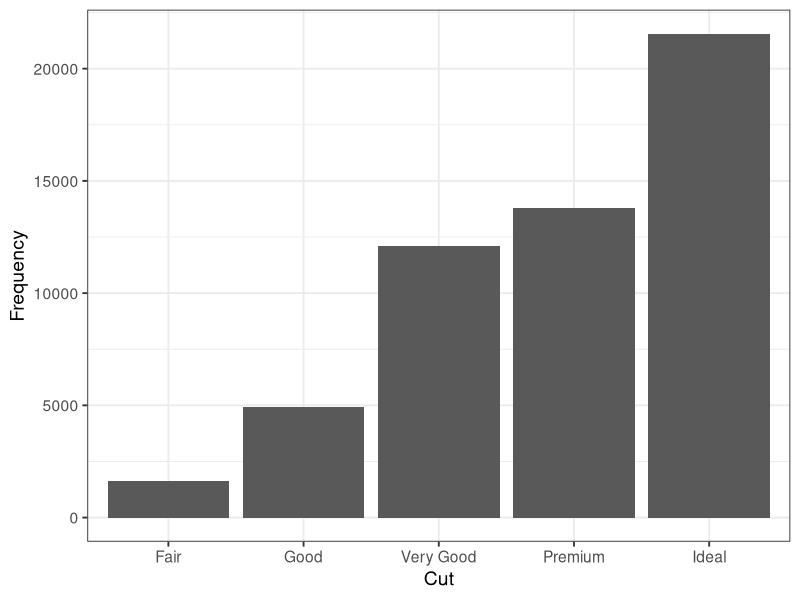
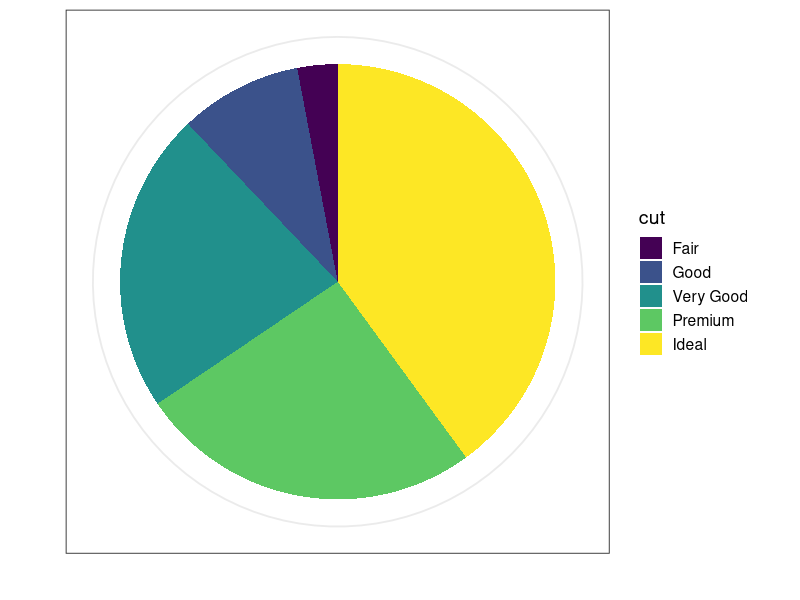
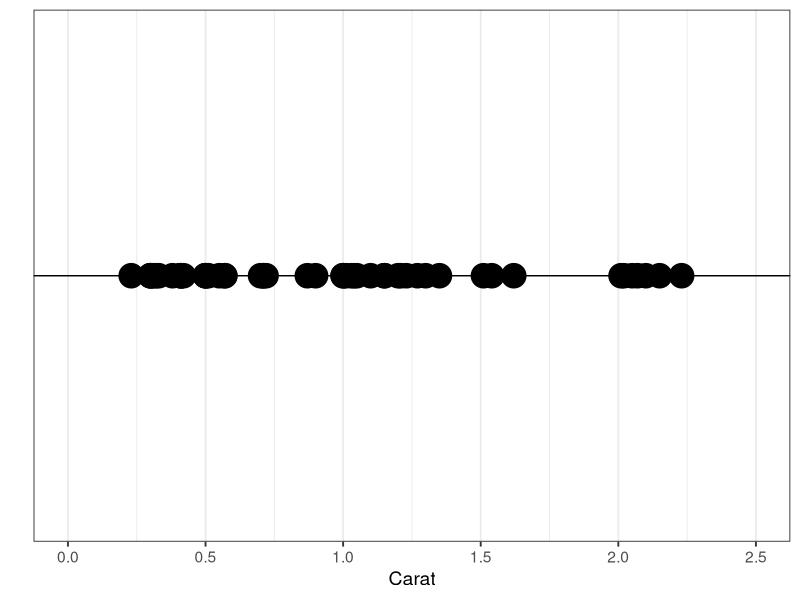
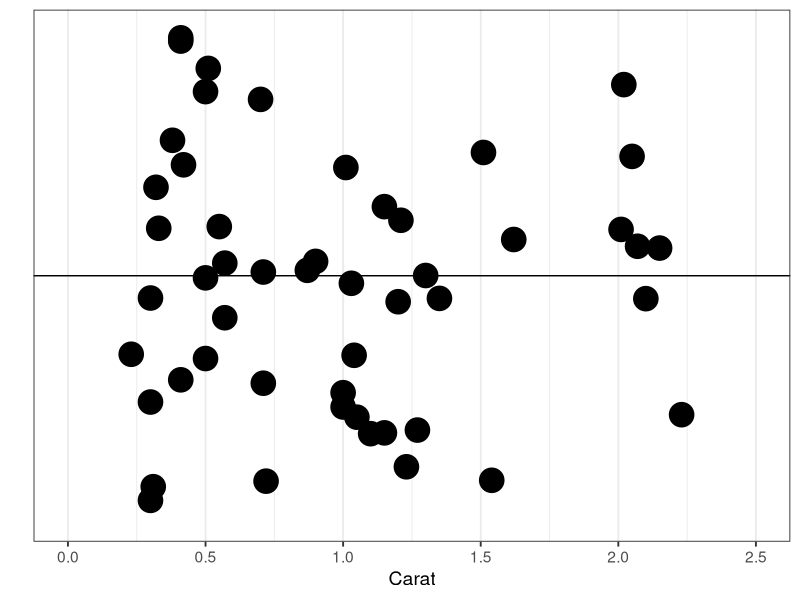
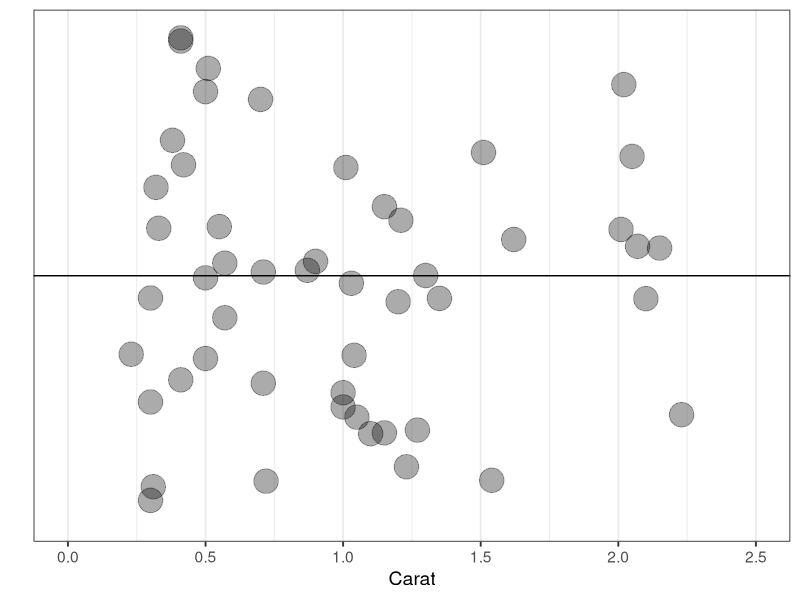
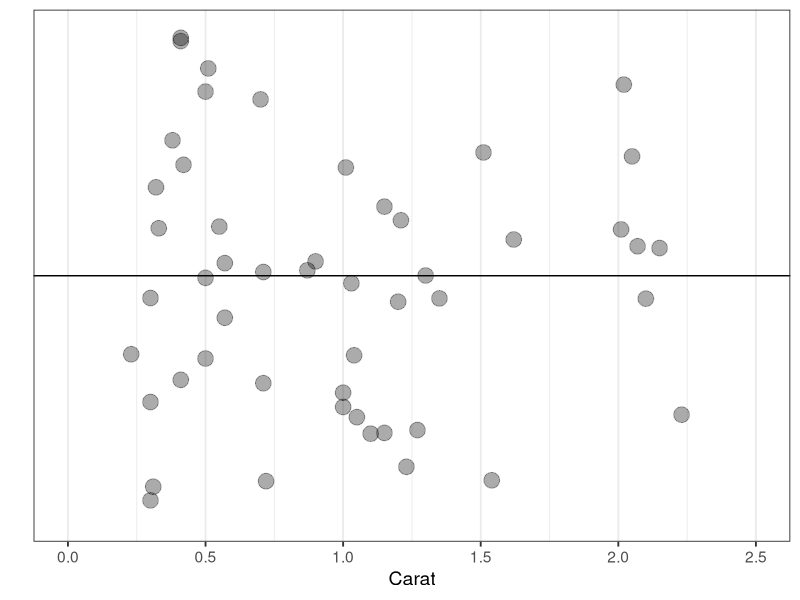
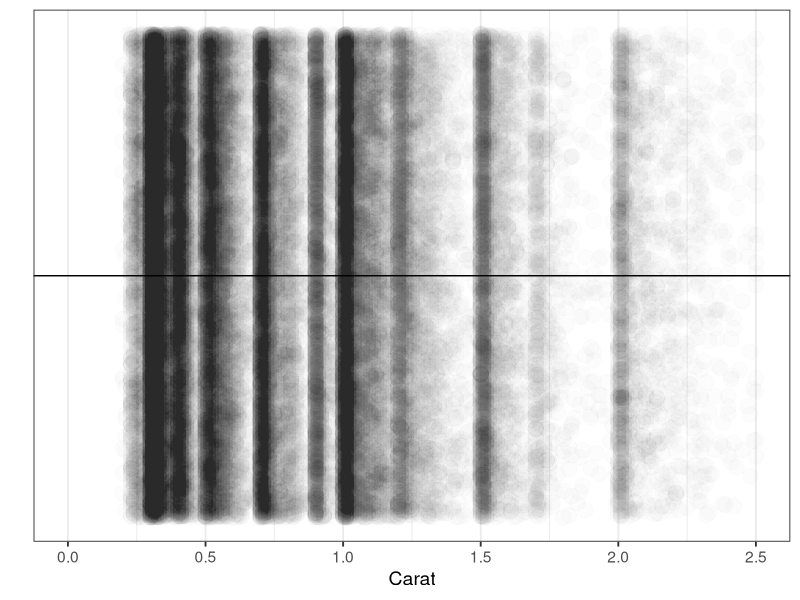
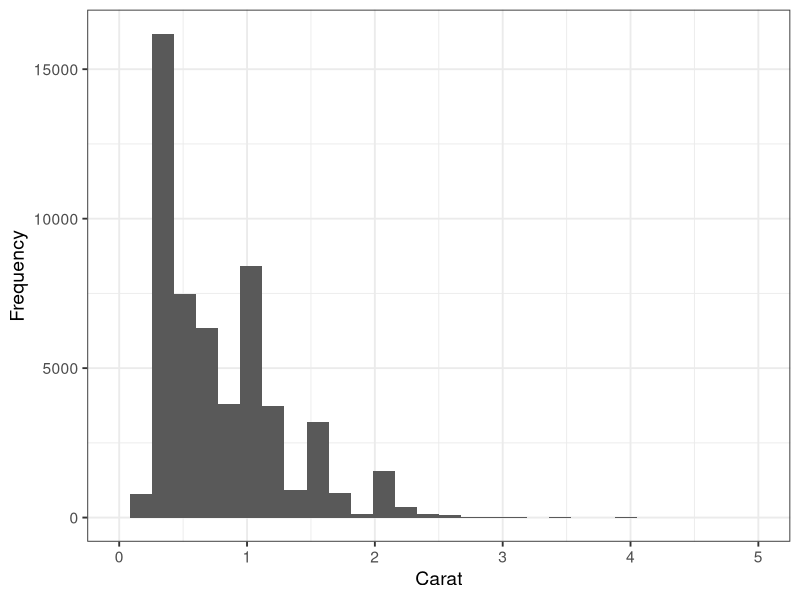

Write R code to recreate these figures, in order. (Note: this script raises an error after producing the figures.)
library(ggplot2)
library(plyr)
library(reshape2)
theme_set(theme_bw(14))

width  <- 7 # graphic width
height <- 3 # graphic height

#####################################################################
#################### basic elements              ####################
#####################################################################


write.csv(diamonds, "diamonds.csv", row.names = FALSE)
file.show("diamonds.csv")

length(unique(diamonds$price))

n <- nrow(diamonds)
p <- ncol(diamonds)

#####################################################################
#################### one-dim discrete            ####################
#####################################################################

table(diamonds$cut)
round(table(diamonds$cut) / n, 3)
sum(round(table(diamonds$cut) / n, 3)) # take the .001 off of ideal

qplot(cut, data = diamonds) +
   xlab("Cut") + ylab("Frequency")
ggsave("barchart.pdf", width = width, height = height)


ggplot(
    aes(x = 1, y = V1, fill = cut), 
   data = ddply(diamonds, "cut", nrow)
  ) +
  geom_bar(stat = "identity") +
  coord_polar(theta = "y") +
  scale_x_continuous("", breaks = NULL) +
  scale_y_continuous("", breaks = NULL)
ggsave("piechart.pdf", width = width, height = height)

#####################################################################
#################### one-dim continuous          ####################
#####################################################################

set.seed(1)
fiftyRows <- sample(n, 50)
fiftyDiamonds <- diamonds[fiftyRows,]

qplot(carat, 0L, data = fiftyDiamonds, size = I(8)) +
  geom_hline(yintercept = 0) +
  scale_x_continuous("Carat", lim = c(0,2.5)) +
  scale_y_continuous("", lim = c(-1,1), breaks = NULL)
ggsave("1dscatterplot.pdf", width = width, height = height)

fiftyDiamonds$yValues <- runif(50, -1, 1)
qplot(carat, yValues, data = fiftyDiamonds, size = I(8)) +
  geom_hline(yintercept = 0) +
  scale_x_continuous("Carat", lim = c(0,2.5)) +
  scale_y_continuous("", lim = c(-1,1), breaks = NULL)
ggsave("jittering.pdf", width = width, height = height)

qplot(carat, yValues, data = fiftyDiamonds, size = I(8), alpha = I(.33)) +
  geom_hline(yintercept = 0) +
  scale_x_continuous("Carat", lim = c(0,2.5)) +
  scale_y_continuous("", lim = c(-1,1), breaks = NULL)
ggsave("alpha.pdf", width = width, height = height)

qplot(carat, yValues, data = fiftyDiamonds, size = I(5), alpha = I(.33)) +
  geom_hline(yintercept = 0) +
  scale_x_continuous("Carat", lim = c(0,2.5)) +
  scale_y_continuous("", lim = c(-1,1), breaks = NULL)
ggsave("resized.pdf", width = width, height = height)

qplot(carat, runif(n, -1, 1), data = diamonds, size = I(5), alpha = I(.01)) +
  geom_hline(yintercept = 0) +
  scale_x_continuous("Carat", lim = c(0,2.5)) +
  scale_y_continuous("", lim = c(-1,1), breaks = NULL)
ggsave("allscatter.png", width = width, height = height)


## histograms
qplot(carat, data = diamonds) +
  scale_x_continuous("Carat", lim = c(0,5)) +
  ylab("Frequency")
ggsave("histogram1.pdf", width = width, height = height)

qplot(carat, data = diamonds, binwidth = 2) +
  scale_x_continuous("Carat", lim = c(0,5)) +
  ylab("Frequency")
ggsave("histogram2.pdf", width = width, height = height)

qplot(carat, data = diamonds, binwidth = .01) +
  scale_x_continuous("Carat", lim = c(0,5)) +
  ylab("Frequency") + geom_vline(xintercept = .9)
ggsave("histogram3.pdf", width = width, height = height)

slightlySmallerDiamonds <- subset(diamonds, .99 <= carat & carat < 1)
nrow(slightlySmallerDiamonds)
mean(slightlySmallerDiamonds$price)
median(slightlySmallerDiamonds$price)

slightlyBiggerDiamonds <- subset(diamonds, 1 <= carat & carat < 1.01)
nrow(slightlyBiggerDiamonds)
mean(slightlyBiggerDiamonds$price)
median(slightlyBiggerDiamonds$price)

qplot(price, data = slightlySmallerDiamonds)

qplot(price, data = slightlyBiggerDiamonds)

t.test(
  slightlyBiggerDiamonds$price,
  slightlySmallerDiamonds$price, 
  alternative = "greater"
)


## kernel density estimators
s <- seq(0, 2.5, length.out = 501)
little_densities <- lapply(as.list(fiftyDiamonds$carat), function(mu){
  dnorm(s, mu, sd = .05) / 50
})
df <- as.data.frame(t(plyr:::list_to_dataframe(little_densities)))
names(df) <- paste0("mu=", fiftyDiamonds$carat)
df$x <- s
mdf <- melt(df, id = "x")
kde <- ddply(mdf, "x", function(df) sum(df$value) )


ggplot() +
  geom_line(
    aes(x = x, y = value, group = variable),
    size = .2,
    data = mdf
  ) +
  geom_line(
    aes(x = x, y = V1),
    size = 1, color = "red",
    data = kde
  ) +
  scale_x_continuous("Carat", lim = c(0,2.5)) +
  ylab("Density") 
ggsave("kde.pdf", width = width, height = height)

qplot(carat, ..density.., data = fiftyDiamonds, geom = "histogram") +
  scale_x_continuous("Carat", lim = c(0,2.5)) +
  ylab("Density")
ggsave("kdeHist.pdf", width = width, height = height)



#####################################################################
#################### two-dim cont-cont           ####################
#####################################################################

qplot(carat, price, data = diamonds) +
  scale_x_continuous("Carat") +
  scale_y_continuous("Price")
ggsave("2dscatterplot.png", width = width, height = height)

qplot(carat, price, data = diamonds, alpha = I(.05), size = I(1)) +
  scale_x_continuous("Carat") +
  scale_y_continuous("Price")
ggsave("2dscatterplotalpha.png", width = width, height = height)

qplot(carat, price, data = diamonds, geom = "bin2d") +
  scale_x_continuous("Carat") +
  scale_y_continuous("Price") +
  scale_fill_continuous("Frequency")
ggsave("Histogram2dTopColor.pdf", width = width, height = height)

qplot(carat, price, data = diamonds, geom = "bin2d") +
  stat_smooth(color = "red", size = 2) +
  scale_x_continuous("Carat") +
  scale_y_continuous("Price") +
  scale_fill_continuous("Frequency")
ggsave("Histogram2dTopColorSmoother.pdf", width = width, height = height)


ggplot(aes(x = carat, y = price), data = diamonds) +
  stat_density2d() +
  scale_x_continuous("Carat", lim = c(0,4)) +
  scale_y_continuous("Price", lim = c(0,18000))
ggsave("ContourPlot.pdf", width = width, height = height)

#####################################################################
#################### two-dim disc-cont           ####################
#####################################################################

qplot(clarity, price, data = diamonds) +
  scale_x_discrete("Clarity") +
  scale_y_continuous("Price")
ggsave("disc-cont-1.png", width = width, height = height)

qplot(clarity, price, data = diamonds, geom = "jitter", alpha = I(.05)) +
  scale_x_discrete("Clarity") +
  scale_y_continuous("Price")
ggsave("disc-cont-2.png", width = width, height = height)

qplot(clarity, price, data = diamonds, geom = "boxplot") +
  scale_x_discrete("Clarity") +
  scale_y_continuous("Price")
ggsave("disc-cont-3.pdf", width = width, height = height)

qplot(clarity, price, data = diamonds, geom = "violin") +
  scale_x_discrete("Clarity") +
  scale_y_continuous("Price")
ggsave("disc-cont-4.pdf", width = width, height = height)

#####################################################################
#################### two-dim disc-disc           ####################
#####################################################################

qplot(clarity, cut, data = diamonds, geom = "jitter", 
    alpha = I(.05), size = I(1.5)
  ) +
  scale_x_discrete("Clarity") +
  scale_y_discrete("Cut")
ggsave("disc-disc-1.png", width = width, height = height)

qplot(clarity, data = diamonds, geom = "bar", 
  fill = cut, position = "dodge")
ggsave("disc-disc-2.png", width = width, height = height)

qplot(clarity, data = diamonds, geom = "bar", 
  fill = cut, position = "stack")
ggsave("disc-disc-3.png", width = width, height = height)


# make mosaic plots, not native to ggplot2
library(vcd)
tab <- table(diamonds[,c("clarity","cut")])
mosaicplot(tab)

props <- ddply(diamonds, "clarity", function(df){
  table(df$cut) / nrow(df)
})

mprops <- melt(props, id = "clarity")
ggplot(data = mprops) +
  geom_bar(
    aes(x = clarity, y = value, fill = variable), 
    stat = "identity"
  ) +
  scale_x_discrete("Clarity") +
  scale_y_continuous("Relative Frequency") +
  scale_fill_discrete("Cut")
ggsave("disc-disc-4.png", width = width, height = height)

















ggmosaic <- function(x, y, ..., data, 
  xlab = deparse(substitute(x)), 
  ylab = deparse(substitute(y))
){
  
  xName <- deparse(substitute(x))
  xv <- data[,xName]
  xLevels <- levels(xv)
  
  yName <- deparse(substitute(y))
  yv <- data[,yName]
  yLevels <- levels(yv)
  
  xFreqs <- table(xv) / length(xv)
  cumxFreqs <- unname(c(0,cumsum(xFreqs)))
  p <- length(cumxFreqs)
  
  props <- ddply(data, xName, function(df){
    y <- unname(
      cumsum(c(0, table(df[,yName]) / nrow(df)))
    )  
    n <- length(y)
    data.frame(ymin = y[1:(n-1)], ymax = y[2:n])
  })
  
  props[,yName] <- rep(yLevels, length(xLevels))
  props[,yName] <- factor(props[,yName], levels = yLevels, ordered = TRUE  )  
  
  props$xmin <- rep(cumxFreqs[1:(p-1)], each = length(yLevels))
  props$xmax <- rep(cumxFreqs[2:p], each = length(yLevels))
  
  xBreaks <- cumxFreqs[1:(p-1)] + diff(cumxFreqs)/2
  names(xBreaks) <- xLevels
  
  ggplot(data = props) +
    geom_rect(aes(
      xmin = xmin, xmax = xmax,
      ymin = ymin, ymax = ymax,
      fill = cut
    ), color = "white") +
    scale_color_discrete(guide = "none") +
    scale_fill_discrete(deparse(substitute(y))) +
    scale_x_continuous(deparse(substitute(x)), breaks = xBreaks, expand = c(0,0)) +
    scale_y_continuous("Relative Frequency", expand = c(0,0))
}

ggmosaic(clarity, cut, data = diamonds)
ggsave("disc-disc-5.png", width = width, height = height)

